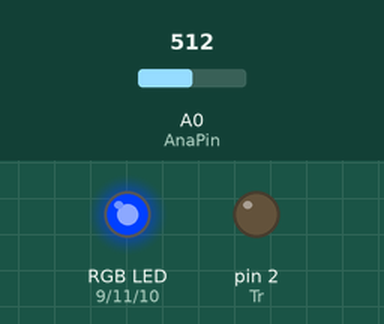
A sketch run on a simulated Arduino Uno, built with avr-gcc and run on an emulated ATmega328P. Shown: an RGB LED mixed from three pins (HIGH = lit), output pins drawn as LEDs (lit = HIGH). Dashed ring = blinking. The test bench sets the inputs (shaded band); at power-on: A0 (AnaPin) = 512. Dim RGB values are drawn brighter than linear.

Above: at 1.2 s.
1.3 s: A0 (AnaPin) set to 306
At 1.65 s:
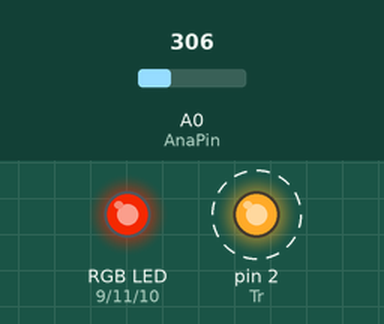
4.3 s: A0 (AnaPin) set to 122
At 4.4 s:
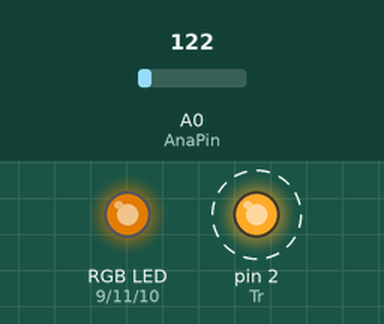
7.3 s: A0 (AnaPin) set to 0
At 7.45 s:
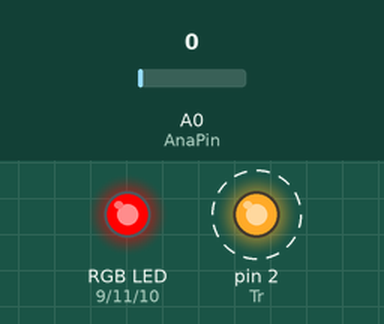
10.3 s: A0 (AnaPin) set to 716
At 12.2 s:
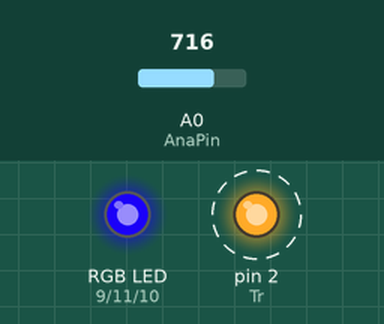
13.3 s: A0 (AnaPin) set to 900
At 15.6 s:
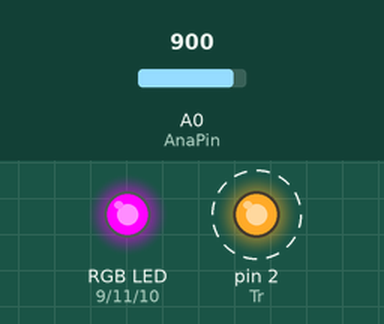
Timing chart, 0 to 17.3 s (numbered marks = the images above; inputs shaded):
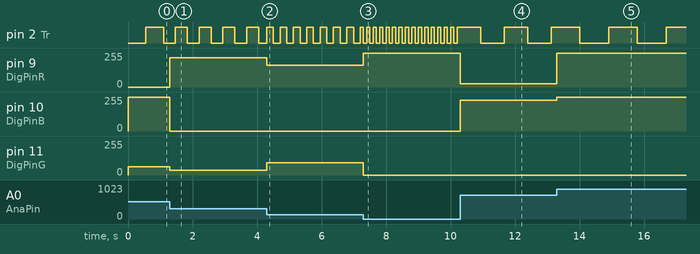

Measured:
- after the input at 1.3 s, pin 2 (Tr): alternates HIGH for 0.37 s and LOW for 0.37 s, starting after 0.17 s; pin 9 (DigPinR): 0/255 → 219/255 at once; pin 10 (DigPinB): 255/255 → 0/255 at once; pin 11 (DigPinG): 63/255 → 36/255 at once
- after the input at 4.3 s, pin 2 (Tr): alternates HIGH for 0.21 s and LOW for 0.21 s, starting at once; pin 9 (DigPinR): 219/255 → 164/255 at once; pin 11 (DigPinG): 36/255 → 91/255 at once
- after the input at 7.3 s, pin 2 (Tr): alternates HIGH for 0.10 s and LOW for 0.10 s, starting at once; pin 9 (DigPinR): 164/255 → 255/255 at once; pin 11 (DigPinG): 91/255 → 0/255 at once
- after the input at 10.3 s, pin 2 (Tr): alternates HIGH for 0.73 s and LOW for 0.73 s, starting after 0.63 s; pin 9 (DigPinR): 255/255 → 25/255 at once; pin 10 (DigPinB): 0/255 → 230/255 at once
- after the input at 13.3 s, pin 9 (DigPinR): 25/255 → 255/255 at once; pin 10 (DigPinB): 230/255 → 255/255 at once

The sketch:

blinking_colorvarying_led1.ino
```cpp
// C++ code

#define DigPinG 11
#define DigPinB 10
#define DigPinR 9
#define AnaPin A0
#define Tr 2

bool LEDState = LOW;
unsigned long previous_time = 0;

void setup()
{
  pinMode(DigPinG, OUTPUT);
  pinMode(DigPinB, OUTPUT);
  pinMode(DigPinR, OUTPUT);
  pinMode(Tr, OUTPUT);
}

void loop()
{
  int val = analogRead(AnaPin);
  int bound1 = 1023/3;
  int bound2 = 2*1023/3;

  int delay = map(val, 0, 1023, 100, 1000);
  unsigned long current_time = millis();

  if (current_time - previous_time >= delay){
    previous_time = current_time;
    LEDState = !LEDState;
    digitalWrite(Tr , LEDState);
  }


  if (val<bound1){
    digitalWrite(DigPinB, LOW);
    analogWrite(DigPinR, 255 - val*255/bound1);
    analogWrite(DigPinG, val*255/bound1);
  }

  else if (val<bound2){
    val -= bound1;
    digitalWrite(DigPinR, LOW);
    analogWrite(DigPinG, 255 - val*255/bound1);
    analogWrite(DigPinB, 255*val/bound1);
  }

  else{
    val -= bound2;
    digitalWrite(DigPinG, LOW);
    analogWrite(DigPinR, 255*val/bound1);
    analogWrite(DigPinB, 255 - 255*val/bound1);
  }
}
```
